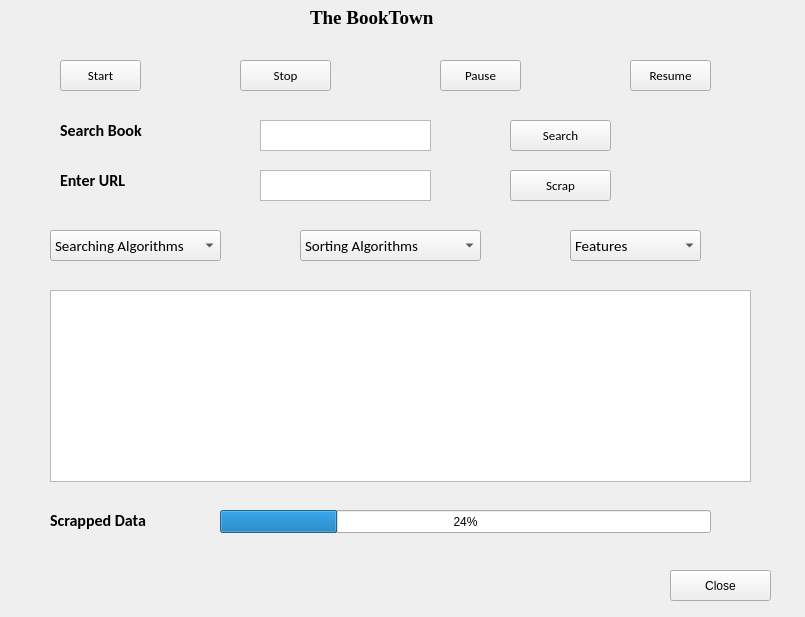
<?xml version="1.0" encoding="UTF-8"?>
<ui version="4.0">
 <class>TheBookTown</class>
 <widget class="QMainWindow" name="TheBookTown">
  <property name="geometry">
   <rect>
    <x>0</x>
    <y>0</y>
    <width>805</width>
    <height>617</height>
   </rect>
  </property>
  <property name="sizePolicy">
   <sizepolicy hsizetype="Fixed" vsizetype="Fixed">
    <horstretch>0</horstretch>
    <verstretch>0</verstretch>
   </sizepolicy>
  </property>
  <property name="minimumSize">
   <size>
    <width>5</width>
    <height>5</height>
   </size>
  </property>
  <property name="font">
   <font>
    <pointsize>12</pointsize>
    <weight>75</weight>
    <bold>true</bold>
   </font>
  </property>
  <property name="windowTitle">
   <string>BookTown</string>
  </property>
  <property name="styleSheet">
   <string notr="true">alternate-background-color: rgb(166, 166, 166);</string>
  </property>
  <widget class="QWidget" name="centralwidget">
   <widget class="QLabel" name="label_4">
    <property name="geometry">
     <rect>
      <x>160</x>
      <y>60</y>
      <width>47</width>
      <height>13</height>
     </rect>
    </property>
    <property name="text">
     <string/>
    </property>
   </widget>
   <widget class="QLabel" name="label_1">
    <property name="geometry">
     <rect>
      <x>310</x>
      <y>10</y>
      <width>141</width>
      <height>16</height>
     </rect>
    </property>
    <property name="font">
     <font>
      <family>Times New Roman</family>
      <pointsize>14</pointsize>
      <weight>75</weight>
      <bold>true</bold>
     </font>
    </property>
    <property name="text">
     <string>The BookTown</string>
    </property>
   </widget>
   <widget class="QLabel" name="label_2">
    <property name="geometry">
     <rect>
      <x>20</x>
      <y>70</y>
      <width>47</width>
      <height>13</height>
     </rect>
    </property>
    <property name="text">
     <string/>
    </property>
   </widget>
   <widget class="QLabel" name="label_9">
    <property name="geometry">
     <rect>
      <x>60</x>
      <y>120</y>
      <width>91</width>
      <height>21</height>
     </rect>
    </property>
    <property name="font">
     <font>
      <family>Calibri</family>
      <pointsize>12</pointsize>
      <weight>75</weight>
      <bold>true</bold>
     </font>
    </property>
    <property name="text">
     <string>Search Book</string>
    </property>
   </widget>
   <widget class="QLabel" name="label_5">
    <property name="geometry">
     <rect>
      <x>250</x>
      <y>80</y>
      <width>47</width>
      <height>13</height>
     </rect>
    </property>
    <property name="text">
     <string/>
    </property>
   </widget>
   <widget class="QPushButton" name="pushButton_7">
    <property name="geometry">
     <rect>
      <x>60</x>
      <y>60</y>
      <width>81</width>
      <height>31</height>
     </rect>
    </property>
    <property name="font">
     <font>
      <family>Calibri</family>
      <pointsize>10</pointsize>
     </font>
    </property>
    <property name="styleSheet">
     <string notr="true"/>
    </property>
    <property name="text">
     <string>Start</string>
    </property>
   </widget>
   <widget class="QPushButton" name="pushButton_8">
    <property name="geometry">
     <rect>
      <x>440</x>
      <y>60</y>
      <width>81</width>
      <height>31</height>
     </rect>
    </property>
    <property name="font">
     <font>
      <family>Calibri</family>
      <pointsize>10</pointsize>
     </font>
    </property>
    <property name="text">
     <string>Pause</string>
    </property>
   </widget>
   <widget class="QPushButton" name="pushButton_9">
    <property name="geometry">
     <rect>
      <x>240</x>
      <y>60</y>
      <width>91</width>
      <height>31</height>
     </rect>
    </property>
    <property name="font">
     <font>
      <family>Calibri</family>
      <pointsize>10</pointsize>
     </font>
    </property>
    <property name="text">
     <string>Stop</string>
    </property>
   </widget>
   <widget class="QPushButton" name="pushButton_10">
    <property name="geometry">
     <rect>
      <x>630</x>
      <y>60</y>
      <width>81</width>
      <height>31</height>
     </rect>
    </property>
    <property name="font">
     <font>
      <family>Calibri</family>
      <pointsize>10</pointsize>
     </font>
    </property>
    <property name="text">
     <string>Resume</string>
    </property>
   </widget>
   <widget class="QPushButton" name="pushButton_11">
    <property name="geometry">
     <rect>
      <x>510</x>
      <y>120</y>
      <width>101</width>
      <height>31</height>
     </rect>
    </property>
    <property name="font">
     <font>
      <family>Calibri</family>
      <pointsize>10</pointsize>
     </font>
    </property>
    <property name="text">
     <string>Search</string>
    </property>
   </widget>
   <widget class="QPushButton" name="pushButton_12">
    <property name="geometry">
     <rect>
      <x>510</x>
      <y>170</y>
      <width>101</width>
      <height>31</height>
     </rect>
    </property>
    <property name="font">
     <font>
      <family>Calibri</family>
      <pointsize>10</pointsize>
     </font>
    </property>
    <property name="text">
     <string>Scrap</string>
    </property>
   </widget>
   <widget class="QLabel" name="label_10">
    <property name="geometry">
     <rect>
      <x>60</x>
      <y>170</y>
      <width>91</width>
      <height>21</height>
     </rect>
    </property>
    <property name="font">
     <font>
      <family>Calibri</family>
      <pointsize>12</pointsize>
      <weight>75</weight>
      <bold>true</bold>
     </font>
    </property>
    <property name="text">
     <string>Enter URL</string>
    </property>
   </widget>
   <widget class="QTextEdit" name="textEdit_3">
    <property name="geometry">
     <rect>
      <x>260</x>
      <y>120</y>
      <width>171</width>
      <height>31</height>
     </rect>
    </property>
   </widget>
   <widget class="QTextEdit" name="textEdit_4">
    <property name="geometry">
     <rect>
      <x>260</x>
      <y>170</y>
      <width>171</width>
      <height>31</height>
     </rect>
    </property>
   </widget>
   <widget class="QComboBox" name="comboBox">
    <property name="geometry">
     <rect>
      <x>50</x>
      <y>230</y>
      <width>171</width>
      <height>31</height>
     </rect>
    </property>
    <property name="font">
     <font>
      <family>Calibri</family>
      <pointsize>11</pointsize>
      <weight>50</weight>
      <bold>false</bold>
     </font>
    </property>
    <item>
     <property name="text">
      <string>Searching Algorithms</string>
     </property>
    </item>
    <item>
     <property name="text">
      <string>Starts with</string>
     </property>
    </item>
    <item>
     <property name="text">
      <string>Ends with</string>
     </property>
    </item>
    <item>
     <property name="text">
      <string>Contains</string>
     </property>
    </item>
   </widget>
   <widget class="QComboBox" name="comboBox_2">
    <property name="geometry">
     <rect>
      <x>300</x>
      <y>230</y>
      <width>181</width>
      <height>31</height>
     </rect>
    </property>
    <property name="font">
     <font>
      <family>Calibri</family>
      <pointsize>11</pointsize>
      <weight>50</weight>
      <bold>false</bold>
     </font>
    </property>
    <item>
     <property name="text">
      <string>Sorting Algorithms</string>
     </property>
    </item>
    <item>
     <property name="text">
      <string>Insertion Sort</string>
     </property>
    </item>
    <item>
     <property name="text">
      <string>Merge Sort</string>
     </property>
    </item>
    <item>
     <property name="text">
      <string>Selection Sort</string>
     </property>
    </item>
    <item>
     <property name="text">
      <string>Bubble Sort</string>
     </property>
    </item>
    <item>
     <property name="text">
      <string>Quick Sort</string>
     </property>
    </item>
    <item>
     <property name="text">
      <string>Counting Sort</string>
     </property>
    </item>
    <item>
     <property name="text">
      <string>Radix Sort</string>
     </property>
    </item>
    <item>
     <property name="text">
      <string>Bucket Sort</string>
     </property>
    </item>
   </widget>
   <widget class="QComboBox" name="comboBox_3">
    <property name="geometry">
     <rect>
      <x>570</x>
      <y>230</y>
      <width>131</width>
      <height>31</height>
     </rect>
    </property>
    <property name="font">
     <font>
      <family>Calibri</family>
      <pointsize>11</pointsize>
      <weight>50</weight>
      <bold>false</bold>
     </font>
    </property>
    <item>
     <property name="text">
      <string>Features</string>
     </property>
    </item>
    <item>
     <property name="text">
      <string>Price, low to high</string>
     </property>
    </item>
    <item>
     <property name="text">
      <string>Price, high to low</string>
     </property>
    </item>
    <item>
     <property name="text">
      <string>Alphabetically, A-Z</string>
     </property>
    </item>
    <item>
     <property name="text">
      <string>Alphabetically, Z-A</string>
     </property>
    </item>
   </widget>
   <widget class="QPushButton" name="pushButton_13">
    <property name="geometry">
     <rect>
      <x>670</x>
      <y>570</y>
      <width>101</width>
      <height>31</height>
     </rect>
    </property>
    <property name="text">
     <string>Close</string>
    </property>
   </widget>
   <widget class="QLabel" name="label_11">
    <property name="geometry">
     <rect>
      <x>50</x>
      <y>510</y>
      <width>121</width>
      <height>21</height>
     </rect>
    </property>
    <property name="font">
     <font>
      <family>Calibri</family>
      <pointsize>12</pointsize>
      <weight>75</weight>
      <bold>true</bold>
     </font>
    </property>
    <property name="text">
     <string>Scrapped Data</string>
    </property>
   </widget>
   <widget class="QProgressBar" name="progressBar">
    <property name="geometry">
     <rect>
      <x>220</x>
      <y>510</y>
      <width>491</width>
      <height>23</height>
     </rect>
    </property>
    <property name="value">
     <number>24</number>
    </property>
   </widget>
   <widget class="QTableView" name="tableView">
    <property name="geometry">
     <rect>
      <x>50</x>
      <y>290</y>
      <width>701</width>
      <height>192</height>
     </rect>
    </property>
   </widget>
  </widget>
 </widget>
 <resources/>
 <connections/>
</ui>
